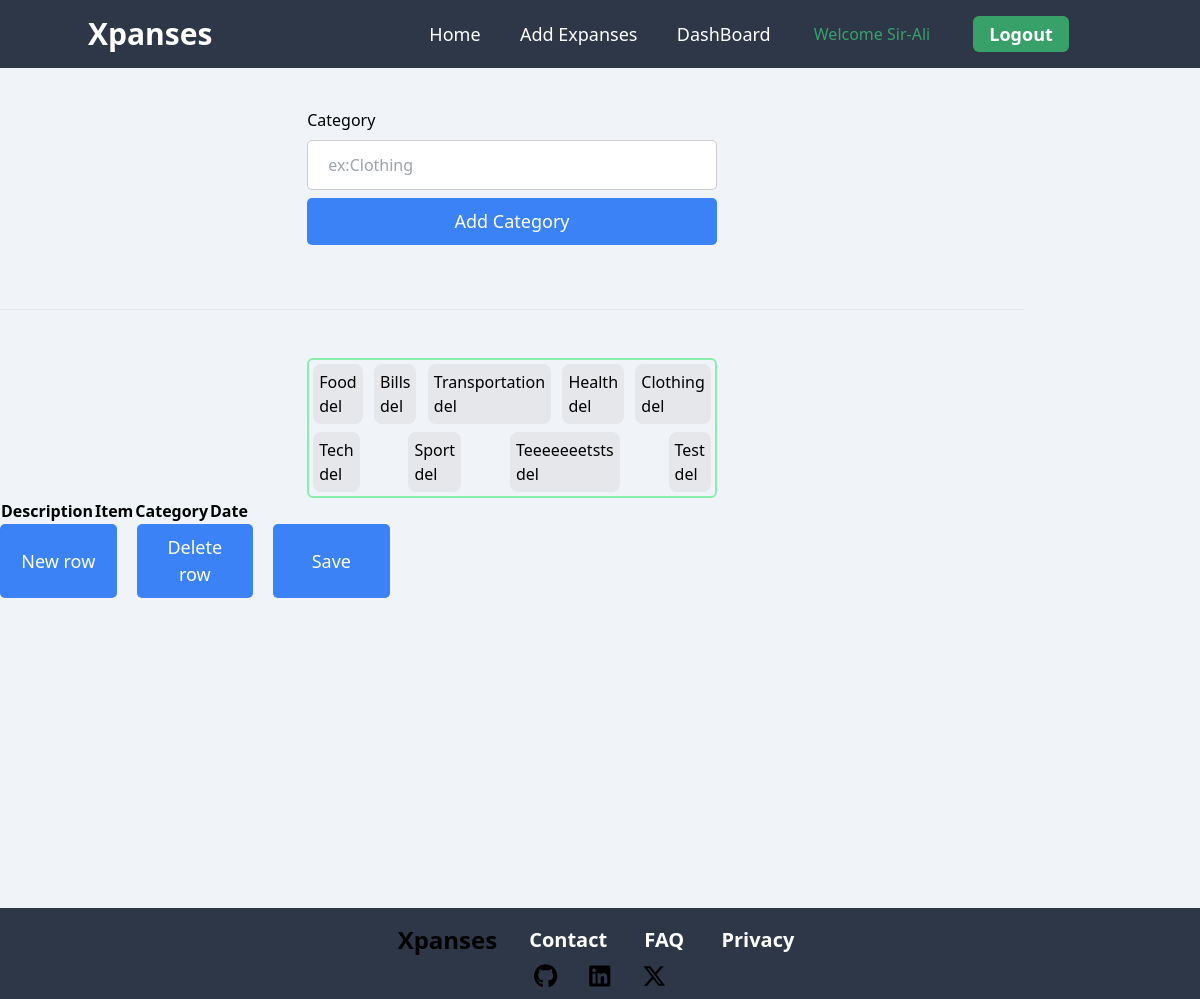
Screenshot of /add (signed in) with the database file from the repository.
### tracker/dbmodels.py (models this page shows, shortened)
class User(db.Model ,UserMixin):
    id = db.Column(db.Integer() , primary_key = True)# it was called user_id, but load_user() calls the id attribute from the User class, and not the  user_id attribute
    user_name = db.Column(db.String(length = 20) , nullable = False , unique = False)
    email = db.Column(db.String() , nullable = False , unique = True)
    password = db.Column(db.String(length = 100) , nullable = False , unique = False )
    balances = db.relationship('Balance', backref = 'owner' , lazy = True) # different balances for diffrent months
    def __repr__(self) -> str:
        return self.user_name #This is what displays the real value of the class User , if it's not written , all we get is <User 1or2>
    @property
    def get_password(self):
        return self.get_password

class Category(db.Model):
    category_id = db.Column(db.Integer() , primary_key = True)
    category_name = db.Column(db.String() , nullable = False , unique = True)
    items = db.relationship('Item' , backref = 'item-category' , lazy = True)
    def __repr__(self) -> str:
        return f'{self.category_name}'

### tracker/routes.py (the view)
@bp.route('/add' , methods = ['GET' , 'POST'])
def add():
    from tracker.dbmodels import Category , Item
    from tracker.forms import AddCategory
    from tracker import create_app , db
    app = create_app()
    form = AddCategory()
    if form.validate_on_submit():
        created_category = Category(category_name = form.category_name.data)
        with app.app_context():
            db.session.add(created_category)
            db.session.commit()
            return redirect(url_for('routes.add'))
    if form.errors:
        for err in form.errors.values():
            flash(err)
    categories = [str(category) for category in  Category.query.all()]
    items =[str(item) for item in  Item.query.all()]
    return render_template('categories.html' , form = form , categories = categories , items = items)

### tracker/forms.py (shortened to what this page needs)
class AddCategory(FlaskForm):
    category_name = StringField(label='Category' , validators=[DataRequired()])
    submit = SubmitField(label='Add Category')

### tracker/__init__.py (called while the page is built)
def create_app():
    app = Flask(__name__)
    app.register_blueprint(bp)
    bcrypte.init_app(app)
    login_manager.init_app(app)
    app.config.from_prefixed_env()
    db.init_app(app)
    return app

### tracker/dbmodels.py (called while the page is built)
    @login_manager.user_loader
    def load_user(user_id):
        return User.query.get(user_id)

### tracker/templates/categories.html (shortened to what this page needs)
{%extends 'base.html'%}
{%block content%}
<div class="container form-container my-10">
    <form action="" method="post" class="">
        <div class="container flex flex-col items-center  ">
            <div class="field-container">
                {{form.category_name.label()}}
                {{form.category_name(placeholder = 'ex:Clothing',class = 'input')}}
            </div>
            <div class="field-container">
                {{form.submit(class = 'btn' , id = 'btn')}}
            </div>
        </div>
    </form>
</div>
<br>
<hr>
<br> <br>
<div class="container mx-auto w-2/5  max-h-80  border-solid border-2 border-green-300 rounded-md flex items-center  justify-between flex-wrap overflow-y-scroll  ">
        {%for category in categories%}
            <div class=" category  m-1 p-1 h-1/2  border-solid border-2 rounded-lg items-center bg-gray-200  ">
                <p id="delete-category">{{category}}</p>
                <button  onclick="deleteCategory()">del</button>
            </div>
        {%endfor%}
</div>
<div class="container ">
    <div class="table-container">
        <table class="exp-table" id="expansesTable ">
            <thead class="table-header-group">
                <tr class="header">
                    <th>Description</th>
                    <th>Item</th>
                    <th>Category</th>
                    <th>Date</th>
                </tr>
            </thead>
        </table>
    </div>
    <div class="table-btns container w-2/5 flex ">
        <button class="btn mr-5 " onclick="addRow()">New row</button>
        <button class="btn mr-5 " onclick="deleteRow()">Delete row</button>
        <button class="btn mr-5 ">Save</button>
    </div>
</div>
{%endblock content%}

### tracker/templates/base.html (shortened to what this page needs)
<!DOCTYPE html>
<html lang="en">
<head>
    <link rel="stylesheet" href="{{ url_for('static', filename='./dist/output.css')}}">
    <link rel="stylesheet" href="{{url_for('static' , filename = './style/style.css')}}">
</head>
<body class="bg-body">
    <nav class=" bg-nav p-4">
        <div class="container mx-auto flex items-center justify-between ">
            <div class="logo w-1/3">
                <a class="text-3xl font-semibold  text-link hover:text-button "  href="#">Xpanses</a>
            </div>
            {%if current_user.is_authenticated %}
                <div class="container nav-links flex w-1/3 ">
                    <div class="mx-auto  w-full flex items-center justify-between   ">
                        <a class=" text-lg     text-link  hover:text-opacity-70" href='{{url_for("routes.home")}}'>Home</a>
                        <a class=" text-lg     text-link  hover:text-opacity-70"  href='{{url_for("routes.add")}}'>Add Expanses</a>
                        <a class=" text-lg     text-link  hover:text-opacity-70"  href='{{url_for("routes.dashboard")}}'>DashBoard</a>
                    </div>
                </div>
                <div class="container account flex justify-evenly items-center w-1/3">
                    <p class="text-button_hover">Welcome {{current_user}}</p>
                    <div class="bg-button_hover py-1 px-4 rounded-md  ">
                        <button class="text-lg font-semibold text-link" >
                        <a href="{{url_for('routes.logout')}}">Logout</a>
                        </button>
                    </div>
                </div>
            {%endif%}
        </div>
    </nav>
    <main class="container h-screen">
{%block content%}{%endblock content%}
    </main>
    <footer class=" bg-nav p-2 h-fit">
            <div class="first-row container mx-auto flex flex-wrap  items-center justify-center  ">
                <div class="butt p-2 mr-2 text-2xl font-semibold hover:text-button_hover" >
                    <a href='{{url_for("routes.home")}}'> Xpanses </a>
                </div>
                <div class="links text-xl font-semibold  ">
                    <a class="px-4 text-link  hover:text-opacity-40 " href="#">Contact</a>
                    <a class="px-4 text-link  hover:text-opacity-70 " href="#">FAQ</a>
                    <a class="px-4 text-link  hover:text-opacity-70 " href="#">Privacy</a>
                </div>
            </div>
            <div class="second-row container mx-auto flex justify-center   ">
                <a class="px-4" href='https://github.com/Amine-iD/Expanses-Tracker'>
                    <i class="fa-brands fa-github  text-2xl hover:text-link"> </i>
                </a>
                <a class="px-4"  href="https://linkedin.com">
                    <i class="fa-brands fa-linkedin text-2xl hover:text-link"></i>
                </a>
                <a class="px-4" href="https://x.com">
                    <i class="fa-brands fa-x-twitter text-2xl hover:text-link"></i>
                </a>
            </div>
    </footer>
</body>
</html>

### tracker/static/style/style.css (style rules this page uses)
.field-container { display:flex; flex-direction: column; width: 40%; }
.input { width: 100%; padding: 12px 20px; margin: 8px 0; display: inline-block; border: 1px solid #ccc; border-radius: 5px; box-sizing: border-box; }
.btn { padding: 10px 20px; background-color: rgb(59 130 246 / var(--tw-bg-opacity)); color: #fff; font-size: large; width: 100%; cursor: pointer; border-radius: 5px; }

### rows the page displays
User: user_name "Sir-Ali"
Category: category_name "Food"
Category: category_name "Bills"
Category: category_name "Transportation"
Category: category_name "Health"
Category: category_name "Clothing"
Category: category_name "Tech"
Category: category_name "Sport"
Category: category_name "Teeeeeeetsts"
Category: category_name "Test"
